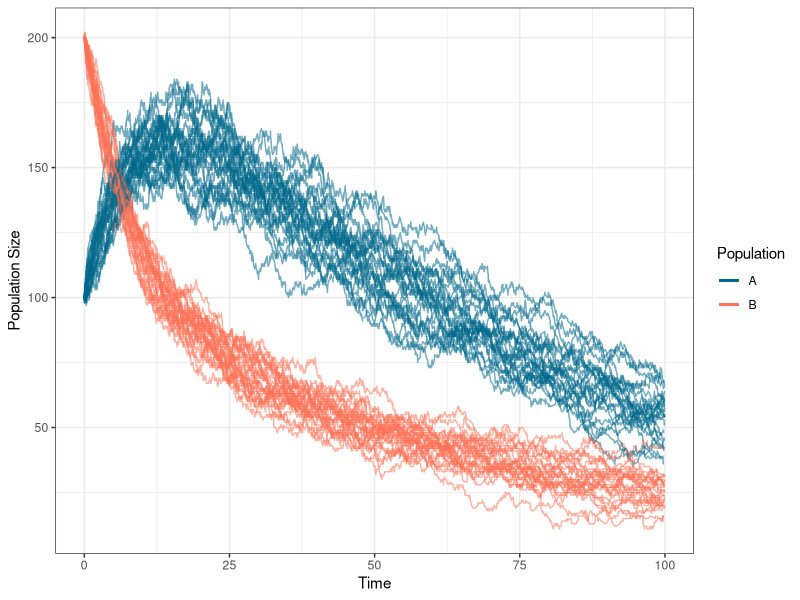

Reproduce this figure in R.
## ---- chunk 1
knitr::opts_chunk$set(echo = TRUE)
# load libraries
library(ggplot2)
library(dplyr)
## ---- chunk 2

simBirthDeathMigration <- function(
    Na, Nb, # population sizes 
    b_a, b_b, # birth rates
    d_a, d_b, # death rates
    m_a2b, m_b2a, # migration rates
    t_max
    ){
  # run assertion checks
  stopifnot(
    Na > 0, Nb > 0,
    b_a >= 0, b_b >=0,
    d_a >= 0, d_b >= 0,
    m_a2b >=0, m_b2a >= 0,
    t_max > 0
  )
  
  
  # initialize time and first waiting time
  # define total event rate
  total_rate <- Na*(b_a+d_a+m_a2b) + Nb*(b_b+d_b+m_b2a)
  t <- 0
  t_w <- rexp(1, total_rate)
  t <- t + t_w
  
  # add initial time and sizes to storage vectors
  t_vec <- c(0)
  Na_vec <- c(Na)
  Nb_vec <- c(Nb)
  
  while (t < t_max){
    t_vec <- c(t_vec, t)
    # sample event type 
    event <- sample(c('b_a', 'd_a', 'm_a2b', 'b_b', 'd_b', 'm_b2a'),
                    size=1, 
                    prob=c(Na*b_a, Na*d_a, Na*m_a2b, Nb*b_b, Nb*d_b, Nb*m_b2a)/total_rate)
    # control flow for event type
    if (event == 'b_a'){
      Na <- Na + 1
      Na_vec <- c(Na_vec, Na)
      Nb_vec <- c(Nb_vec, Nb)
    }
    else if (event == 'd_a') {
      Na <- Na - 1
      Na_vec <- c(Na_vec, Na)
      Nb_vec <- c(Nb_vec, Nb)
      # check for extinction in *both* populations
      if (Na == 0 & Nb == 0){break}
    }
    else if (event == 'm_a2b') {
      Na <- Na - 1 # migrant leaving pop a
      Nb <- Nb + 1 # migrant entering pop b
      Na_vec <- c(Na_vec, Na)
      Nb_vec <- c(Nb_vec, Nb)
    }
    else if (event == 'b_a'){
      Nb <- Nb + 1
      Na_vec <- c(Na_vec, Na)
      Nb_vec <- c(Nb_vec, Nb)
    }
    else if (event == 'd_a') {
      Nb <- Nb - 1
      Na_vec <- c(Na_vec, Na)
      Nb_vec <- c(Nb_vec, Nb)
      # check for extinction in *both* populations
      if (Na == 0 & Nb == 0){break}
    }
    else { # migration from b to a
      Na <- Na + 1 # migrant entering pop a
      Nb <- Nb - 1 # migrant leaving pop b
      Na_vec <- c(Na_vec, Na)
      Nb_vec <- c(Nb_vec, Nb)
    }
    
    # update the total rate and draw another waiting time
    # define total event rate
    total_rate <- Na*(b_a+d_a+m_a2b) + Nb*(b_b+d_b+m_b2a)
    t_w <- rexp(1, total_rate)
    t <- t + t_w
  }
  df <- data.frame(t_vec, Na_vec, Nb_vec)
  return(df)
}

## ---- chunk 3

plotBirthDeathMigration <- function(
    Na, Nb, # population sizes 
    b_a, b_b, # birth rates
    d_a, d_b, # death rates
    m_a2b, m_b2a, # migration rates
    t_max, reps, seed # max time, number of replicates, and seed
    ){
  set.seed(seed)
  p <- ggplot() + theme_bw()
  for (i in 1:reps){
    df <- simBirthDeathMigration(Na, Nb, # population sizes 
                                 b_a, b_b, # birth rates
                                 d_a, d_b, # death rates
                                 m_a2b, m_b2a, # migration rates
                                 t_max)
    p <- p + 
      geom_line(data=df, mapping=aes(x=t_vec, y=Na_vec, alpha=0.001, color='A')) +
      geom_line(data=df, mapping=aes(x=t_vec, y=Nb_vec, alpha=0.001, color='B')) 
  }
  p <- p + 
    guides(alpha = 'none') + # remove the alpha from legend
    # change the colors and labels manually
    scale_color_manual(
      name = "Population", # Sets the legend title
      values = c("A" = "deepskyblue4",   "B" = "coral1")
    ) + 
    # add labels
    labs(
      x = 'Time',
      y = 'Population Size'
    )
  return(p)
}

## ---- chunk 4
plot <- plotBirthDeathMigration(Na = 100, Nb = 200, # population sizes 
                             b_a = 0.02, b_b = 0.03, # birth rates
                             d_a = 0.04, d_b = 0.03, # death rates
                             m_a2b = 0.03, m_b2a = 0.02, # migration rates
                             t_max = 100, reps = 25, seed=42)
plot
